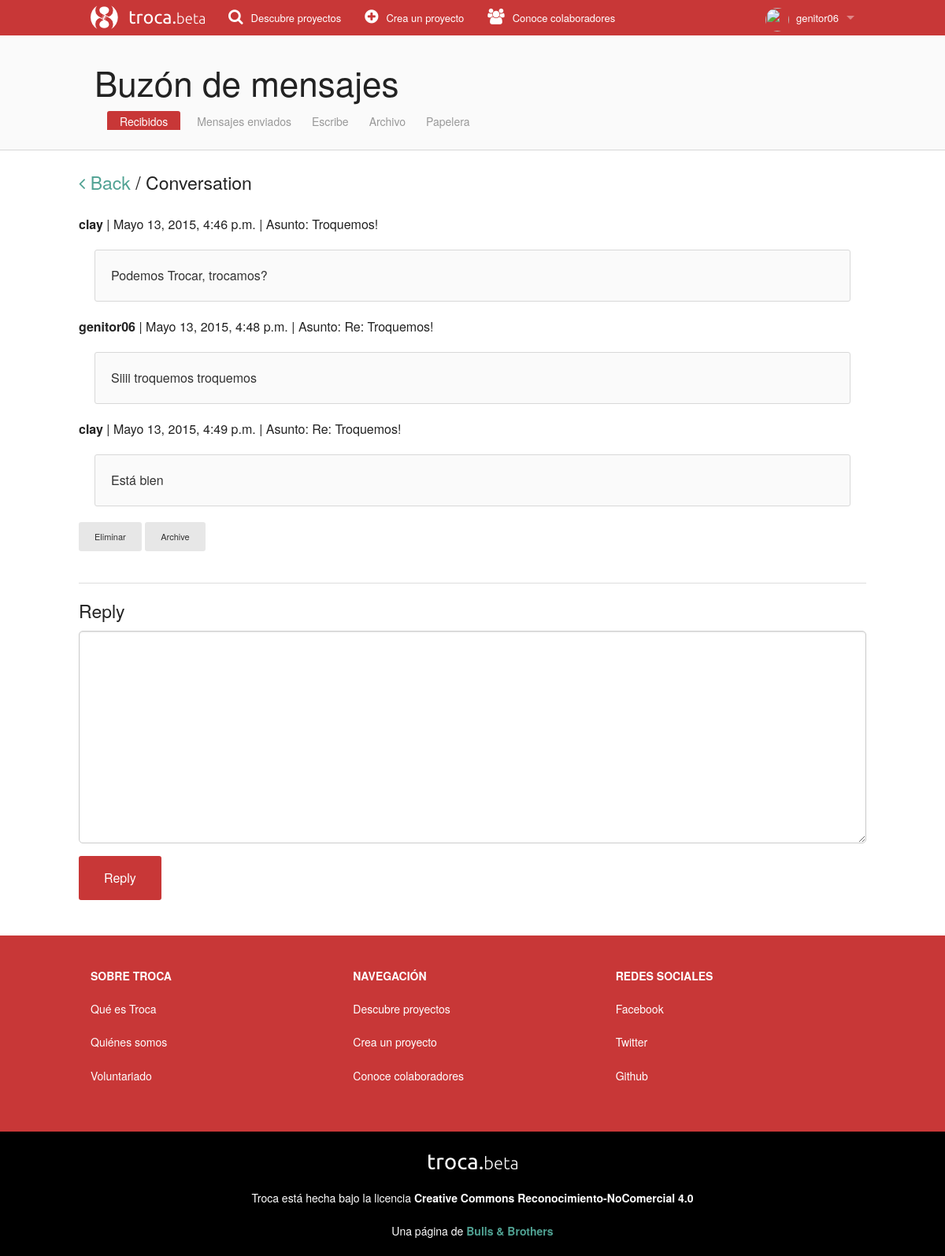
Screenshot of /mensajes/view/t/23/ (signed in) with the database file from the repository.
### postman/models.py (models this page shows, shortened)
@python_2_unicode_compatible
class Message(models.Model):
    SUBJECT_MAX_LENGTH = 120
    subject = models.CharField(_("subject"), max_length=SUBJECT_MAX_LENGTH)
    body = models.TextField(_("body"), blank=True)
    sender = models.ForeignKey(settings.AUTH_USER_MODEL, related_name='sent_messages', null=True, blank=True, verbose_name=_("sender"))
    recipient = models.ForeignKey(settings.AUTH_USER_MODEL, related_name='received_messages', null=True, blank=True, verbose_name=_("recipient"))
    email = models.EmailField(_("visitor"), blank=True)  # instead of either sender or recipient, for an AnonymousUser
    parent = models.ForeignKey('self', related_name='next_messages', null=True, blank=True, verbose_name=_("parent message"))
    thread = models.ForeignKey('self', related_name='child_messages', null=True, blank=True, verbose_name=_("root message"))
    sent_at = models.DateTimeField(_("sent at"), default=now)
    read_at = models.DateTimeField(_("read at"), null=True, blank=True)
    replied_at = models.DateTimeField(_("replied at"), null=True, blank=True)
    sender_archived = models.BooleanField(_("archived by sender"), default=False)
    recipient_archived = models.BooleanField(_("archived by recipient"), default=False)
    sender_deleted_at = models.DateTimeField(_("deleted by sender at"), null=True, blank=True)
    recipient_deleted_at = models.DateTimeField(_("deleted by recipient at"), null=True, blank=True)
    moderation_status = models.CharField(_("status"), max_length=1, choices=STATUS_CHOICES, default=STATUS_PENDING)
    moderation_by = models.ForeignKey(settings.AUTH_USER_MODEL, related_name='moderated_messages',
        null=True, blank=True, verbose_name=_("moderator"))
    moderation_date = models.DateTimeField(_("moderated at"), null=True, blank=True)
    moderation_reason = models.CharField(_("rejection reason"), max_length=120, blank=True)
    objects = MessageManager()
    class Meta:
        verbose_name = _("message")
        verbose_name_plural = _("messages")
        ordering = ['-sent_at', '-id']
    def is_pending(self):
        return self.moderation_status == STATUS_PENDING
    def is_rejected(self):
        return self.moderation_status == STATUS_REJECTED
    def admin_sender(self):
        """
        Return the sender either as a username or as a plain email.
        Designed for the Admin site.

        """
        if self.sender:
            return str(self.sender)
        else:
            return '<{0}>'.format(self.email)
    admin_sender.short_description = _("sender")
    admin_sender.admin_order_field = 'sender'
    clear_sender = property(admin_sender)
    @property
    def obfuscated_sender(self):
        if self.sender:
            return get_user_representation(self.sender)
        else:
            return self._obfuscated_email()
    def admin_recipient(self):
        """
        Return the recipient either as a username or as a plain email.
        Designed for the Admin site.

        """
        if self.recipient:
            return str(self.recipient)
        else:
            return '<{0}>'.format(self.email)
    admin_recipient.short_description = _("recipient")
    admin_recipient.admin_order_field = 'recipient'
    clear_recipient = property(admin_recipient)
    def quote(self, format_subject, format_body=None):
        values = {'subject': format_subject(self.subject)[:self.SUBJECT_MAX_LENGTH]}
        if format_body:
            values['body'] = format_body(self.obfuscated_sender, self.body)
        return values

### postman/views.py (the view)
# urls.py: url(r'^view/t/(?P<thread_id>[\d]+)/$', ConversationView.as_view(), name='postman_view_conversation'),
class ConversationView(DisplayMixin, TemplateView):
    def get(self, request, thread_id, *args, **kwargs):
        self.filter = Q(thread=thread_id)
        return super(ConversationView, self).get(request, *args, **kwargs)

### postman/forms.py
class QuickReplyForm(BaseReplyForm):
    pass

### postman/models.py (called while the page is built, shortened)
def get_user_representation(user):
    show_user_as = getattr(settings, 'POSTMAN_SHOW_USER_AS', None)
    if isinstance(show_user_as, six.string_types):
        attr = getattr(user, show_user_as, None)
        if callable(attr):
            attr = attr()
        if attr:
            return force_text(attr)
    elif callable(show_user_as):
        try:
            return force_text(show_user_as(user))
        except:
            pass
    return force_text(user)  # default value, or in case of empty attribute or exception

    def _folder(self, related, filters, option=None, order_by=None):
        qs = self.all() if option == OPTION_MESSAGES else QuerySet(self.model, PostmanQuery(self.model), using=self._db)
        if related:
            qs = qs.select_related(*related)
        if order_by:
            qs = qs.order_by(order_by)
        if isinstance(filters, (list, tuple)):
            lookups = models.Q()
            for filter in filters:
                lookups |= models.Q(**filter)
        else:
            lookups = models.Q(**filters)
        if option == OPTION_MESSAGES:
            return qs.filter(lookups)

    def inbox(self, user, related=True, **kwargs):
        related = ('sender',) if related else None
        filters = {
            'recipient': user,
            'recipient_archived': False,
            'recipient_deleted_at__isnull': True,
            'moderation_status': STATUS_ACCEPTED,
        }
        return self._folder(related, filters, **kwargs)

    def inbox_unread_count(self, user):
        return self.inbox(user, related=False, option=OPTION_MESSAGES).filter(read_at__isnull=True).count()

    def thread(self, user, filter):
        return self.select_related('sender', 'recipient').filter(
            filter,
            (models.Q(recipient=user) & models.Q(moderation_status=STATUS_ACCEPTED)) | models.Q(sender=user),
        ).order_by('sent_at')

    def set_read(self, user, filter):
        return self.filter(
            filter,
            recipient=user,
            moderation_status=STATUS_ACCEPTED,
            read_at__isnull=True,
        ).update(read_at=now())

### postman/utils.py (called while the page is built)
def format_subject(subject):
    str = ugettext("Re: {subject}")
    pattern = '^' + str.replace('{subject}', '.*') + '$'
    return subject if re.match(pattern, subject, re.IGNORECASE) else str.format(subject=subject)

### postman/templates/postman/view.html (shortened to what this page needs)
{% extends "postman/base.html" %}
{% load i18n %}{% load postman_tags %}
{% block content %}
<div id="postman">
<h4 class="mtb25"><a href="{{ next_url }}"><i class="fa fa-angle-left"></i> {% trans "Back" %}</a> / {% if pm_messages|length > 1 %}{% trans "Conversation" %}{% else %}{% trans "Message" %}{% endif %}</h4>
{% for message in pm_messages %}
<div class="pm_message">
 <div class="pm_header">
  <span class="pm_sender"><b>{{ message.obfuscated_sender|or_me:'Yo' }}</b></span> |
  <span class="pm_date">{{ message.sent_at|date:"DATETIME_FORMAT"}}</span> |
  <span class="pm_subject">Asunto: {{ message.subject }}</span>
 </div>
 <div class="pm_body panel radius bkg-white-shades">{{ message.body|linebreaksbr }}</div>
</div>
{% if forloop.last %}
<form action="" method="post">{% csrf_token %}
<span id="pm_buttons">
<button class="button tiny radius secondary" type="submit" onclick="this.form.action='{% url 'postman_delete' %}?next={{ next_url|urlencode }}'">{% trans "Delete" %}</button>
{% if not archived %}<button class="button tiny radius secondary" type="submit" onclick="this.form.action='{% url 'postman_archive' %}?next={{ next_url|urlencode }}'">{% trans "Archive" %}</button>{% endif %}
</span>
</form>
{% if reply_to_pk %}<hr />
<h4>{% trans 'Reply' %}</h4>
<form action="{% url 'postman_reply' reply_to_pk %}?next={{ next_url|urlencode }}" method="post">{% csrf_token %}
<div id="pm_reply">{{ form.body }}</div>
<button class="button radius" type="submit">{% trans 'Reply' %}</button>
</form>{% endif %}
{% endif %}
{% endfor %}
</div>
{% endblock %}

### postman/templates/postman/base.html (shortened to what this page needs)
{% extends "foundation/base.html" %}
{% load i18n %}{% load postman_tags %}
{% block extrahead %}{{ block.super }}
<link type="text/css" media="all" rel="stylesheet" href="
{% load static %}{% static 'postman/css/postman.css' %}
" />{% endblock %}
{% block base_body %}
    {% block postman_menu %}
        <div class="botborder" >
         <div class="row ptb25 mrl20" id="menu">
            <h1>Buzón de mensajes</h1>
            <dl class="sub-nav" >{% postman_unread as unread_count %}
             <dd class="active"><a href="{% url 'postman_inbox' %}">{% trans "Recibidos" %}{% if unread_count %} <strong>({{ unread_count }})</strong>{% endif %}</a></dd>
             <dd><a href="{% url 'postman_sent' %}">{% trans "Mensajes enviados" %}</a></dd>
             <dd><a href="{% url 'postman_write' %}">{% trans "Escribe" %}</a></dd>
             <dd><a href="{% url 'postman_archives' %}">{% trans "Archivo" %}</a></dd>
             <dd><a href="{% url 'postman_trash' %}">{% trans "Papelera" %}</a></dd>
            </dl>
        </div>
    </div>
    {% endblock %}
    <div class="bkg-white-main">
        <div id="container" class="row pb25">
        {% block content %}
        {% endblock content %}
        </div>
    </div>
{% endblock base_body %}

### foundation/templates/foundation/base.html (shortened to what this page needs)
{% load staticfiles %}
{% load postman_tags %}
<!doctype html>
<html class="no-js" lang="en">
<head>
    {% block foundation_css %}
    <link href="{% static "foundation/css/normalize.css" %}" rel="stylesheet"/>
    <link href="{% static "foundation/css/foundation.min.css" %}" rel="stylesheet"/>
    <link rel="stylesheet" href="//maxcdn.bootstrapcdn.com/font-awesome/4.3.0/css/font-awesome.min.css">
    {% endblock foundation_css %}
    {% block css %}
    <link href="{% static "foundation/css/style.css" %}" rel="stylesheet"/>
    <link href="{% static "foundation/froala/css/froala_editor.min.css" %}" rel="stylesheet"/>
    <link href="{% static "foundation/froala/css/froala_style.css" %}" rel="stylesheet"/>
    <link href="{% static "foundation/froala/css/themes/custom-theme.css" %}" rel="stylesheet"/>
    {% endblock css %}
    {% block extrahead %}{% endblock %}
	<div class="contain-to-grid sticky red-background">
		<nav class="top-bar red-background" data-topbar role="navigation" data-options="sticky_on: large">
			<ul class="title-area">
    				<li class="name"><h1><a href="{% url 'index' %}"><img class="logo" src="{% static "foundation/img/logo.png" %}" alt="Troca"></a></h1></li>
  			</ul>
			  <section class="top-bar-section">
			    <ul class="right">
				{% if user.is_authenticated %}
				{% postman_unread as unread_count %}
				<li class="has-dropdown">
					 <a href="/perfil/{{user.id}}">
					     {% if user.userprofile.avatar_url.url_60x60 %}
					       <img src="{{ user.userprofile.avatar_url.url_60x60 }}" class="img-user-small">
					     {% else %}
					       <img src="http://s22.postimg.org/sgwv8z7kx/url.jpg" class="img-user-small">
					     {% endif %}
					     {% if unread_count %}<span class="round label mss-notif"><strong>{{ unread_count }}</strong></span>{% endif %}  {{ user.username }}</a>
				</li>
				{% else %}
						<li><a href="{% url 'register' %}">Registrarse</a></li>
						<li class="divider"></li>
						<li><a href="{% url 'login' %}">Iniciar sesión</a></li>
				{% endif %}
			  </ul>
		    	<ul class="left hide-for-medium-only">
		      		<li><a href="/descubre/"><i class="fa fa-search title-icon ml8"></i>Descubre proyectos</a></li>
					<li><a href="/crea/"><i class="fa fa-plus-circle title-icon ml8"></i>Crea un proyecto</a></li>
					<li><a href="/encuentra/"><i class="fa fa-users title-icon ml8"></i>Conoce colaboradores</a></li>
		    	</ul>
		  </section>
		</nav>
	</div>
</head>
<body {% block body_attr %}{% endblock body_attr %}>
    {% block base_body %}
    {% endblock base_body %}
</body>
<footer>
	<div class="foot-nav red-background white-main">
		<div class="row">
		<div class="small-4 large-4 columns">
			<ul class="no-bullet">
			  <li><p><b>SOBRE TROCA</b></p></li>
			  <li><a class="a-white" href="{% url 'about' %}"><p>Qué es Troca</p></a></li>
			  <li><a class="a-white" href="{% url 'ourpeople' %}"><p>Quiénes somos</p></a></li>
			  <li><a class="a-white" href="http://troca.ml/proyecto/genitor06/trocabeta/"><p>Voluntariado</p></a></li>
			</ul>
		</div>
		<div class="small-4 large-4 columns">
			<ul class="no-bullet">
			  <li><p><b>NAVEGACIÓN</b></p></li>
			  <li><a class="a-white" href="/descubre/"><p>Descubre proyectos</p></a></li>
			  <li><a class="a-white" href="/crea/"><p>Crea un proyecto</p></a></li>
			  <li><a class="a-white" href="/encuentra/"><p>Conoce colaboradores</p></a></li>
			</ul>
		</div>
		  <div class="small-4 large-4 columns">
			<ul class="no-bullet">
			  <li><p><b>REDES SOCIALES</b></p></li>
			  <li><a class="a-white" href="https://www.facebook.com/trocabeta"><p>Facebook</p></a></li>
			  <li><a class="a-white" href="#"><p>Twitter</p></a></li>
			  <li><a class="a-white" href="#"><p>Github</p></a></li>
			</ul>
		</div>
		</div>
	</div>
<div class="black-bkg">
	<div class="row text-center padrl15">
		<h1><a href="/"><img class="logo" src="{% static "foundation/img/logo2white.png" %}" alt="Troca"></a></h1>
		<p class="white-main">Troca está hecha bajo la licencia <b>Creative Commons Reconocimiento-NoComercial 4.0</b></p>
		<p class="white-main">Una página de <b><a href="https://www.behance.net/jovencoda">Bulls & Brothers</a></b></p>
	</div>
</div>
</footer>
</html>

### foundation/static/foundation/css/style.css (style rules this page uses)
body { background-color: #fafafa; }
p { font-size: 14px; }
.panel { background-color: white; height: 100%; margin: 20px; }
.top-bar-section ul li { background: none repeat scroll 0% 0% #c83737; }
.top-bar-section li:not(.has-form) a:not(.button) { background: none repeat scroll 0% 0% #c83737; }
.logo { padding-bottom: 7px; }
.top-bar-section .has-dropdown { min-width: 127px; }
.img-user-small { height: 30px; width: 30px; border-radius: 50%; margin-right: 5px; vertical-align: middle; }
.red-background { background-color: #c83737 !important; }
.white-main { color: white !important; }
.bkg-white-main { background-color: white; }
.bkg-white-shades { background-color: #fafafa; }
.black-bkg { background-color: black; }
a { color: #50a293; }
.button { background-color: #c83737; }
.sub-nav dt a, .sub-nav dd a, .sub-nav li a { padding-right: 5px; padding-left: 5px; }
.sub-nav { margin-bottom: 0px; margin-right: 20px; }
.sub-nav dt.active a, .sub-nav dd.active a, .sub-nav li.active a { background-color: #c83737; }
.botborder { border-bottom: solid; border-width: 1px; border-color: #d7d7d7; }
input, textarea { border-radius: 5px !important; }
.title-icon { font-size: 20px; }
.ml8 { margin-right: 10px; }
.mrl20 { padding-right: 20px; padding-left: 20px; }
.mtb25 { margin-top: 25px; margin-bottom: 25px; }
.ptb25 { padding-top: 25px; padding-bottom: 25px; }
.pb25 { padding-bottom: 25px; }
.padrl15 { padding-right: 15px; padding-left: 15px; }
.a-white { color: white; }
.foot-nav { padding-top: 40px; padding-bottom: 40px; }

### rows the page displays
Message: obfuscated_sender|or_me "clay", sent_at "Mayo 13, 2015, 4:46 p.m.", subject "Troquemos!", body "Podemos Trocar, trocamos?"
Message: obfuscated_sender|or_me "genitor06", sent_at "Mayo 13, 2015, 4:48 p.m.", subject "Re: Troquemos!", body "Siiii troquemos troquemos"
Message: obfuscated_sender|or_me "clay", sent_at "Mayo 13, 2015, 4:49 p.m.", subject "Re: Troquemos!", body "Está bien"

### other values shown
{{ user.username }} "genitor06"
